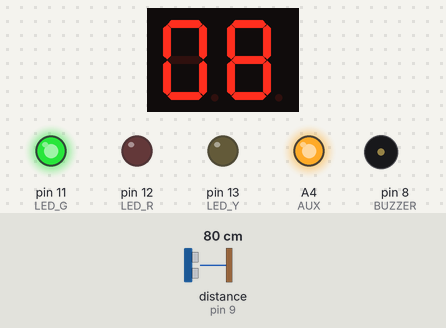
The sketch below on a simulated Arduino Uno, built with avr-gcc and run on an emulated ATmega328P. Parts: 2-digit seven-segment display, output pins drawn as LEDs (lit = HIGH), buzzer (waves = sounding). Wiring (inferred from the names in the program): 2-digit 7-segment display, segments lit when HIGH: segments pin 0, pin 1, pin 2, pin 3, pin 4, pin 5, pin 6, pin 7; digit selects A0, A1. Dashed ring = blinking. The test bench sets the inputs (shaded band); at power-on: distance to the obstacle (sensor on pin 9) 80 cm. The echo pulse lasts 58.3 µs per cm; the segment pins are drawn as the display they are named for; pins used as bus, display or sensor lines are not drawn.

Above: at 2.2 s.
2.3 s: distance to the obstacle (sensor on pin 9) set to 55 cm
At 3.9 s:
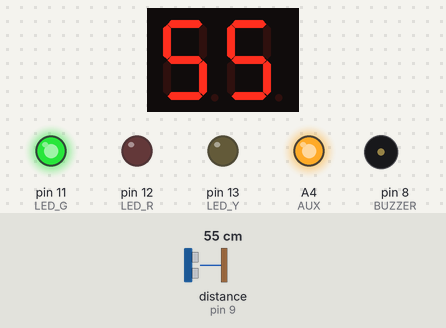
4.3 s: distance to the obstacle (sensor on pin 9) set to 47 cm
At 5.5 s:
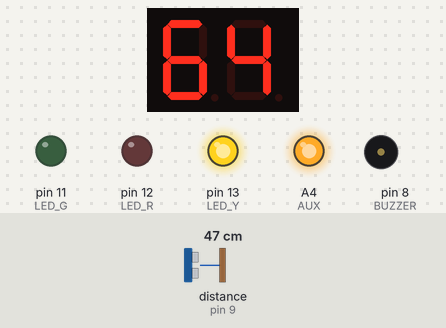
6.4 s: distance to the obstacle (sensor on pin 9) set to 35 cm
At 8.2 s:
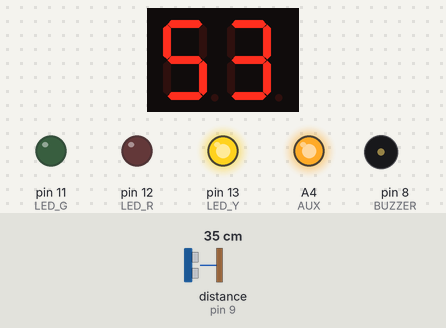
8.5 s: distance to the obstacle (sensor on pin 9) set to 29 cm
At 9.41 s:
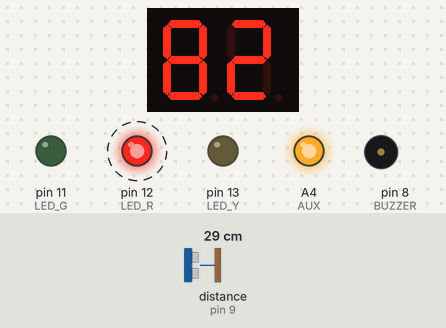
Timing chart, 0 to 12.0 s (numbered marks = the images above; inputs shaded):
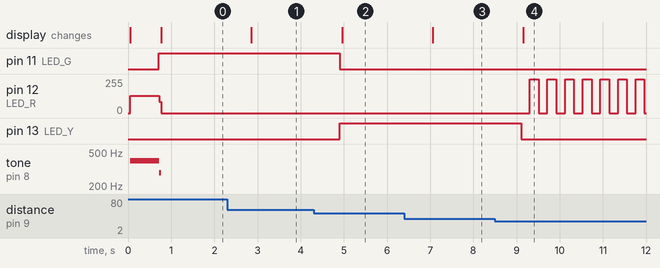

The sketch:

sensor_de_re.ino
```cpp
/***********************************************************************
  Programa criado por Walisson da Silva Soares e Laryssa Maria Duarte.
  Criado em 15 de janeiro de 2016.
  Ultima revisao feita em 22 de janeiro de 2016.
*/

#include <Ultrasonic.h>

int seg[] = {0, 1, 2, 3, 4, 5, 6, 7};
const byte sem_ponto[] = {B00111111, B00000110, B01011011, B01001111, B01100110, B01101101, B01111101, B00000111,
                    B01111111, B01101111}; // EM BINÁRIO
const byte com_ponto[] = {B10111111, B10000110, B11011011, B11001111, B11100110, B11101101, B11111101, B10000111,
                    B01111111, B01101111}; // EM BINÁRIO
const byte NULO = B00000000;
bool alto = true;

unsigned long atual, anterior = 0, tempo, b_anterior = 0;
int X1 = A0, X2 = A1, AUX = A4;
const int gatilho = 10; // pino TRIG do sensor ultrassônico
const int echo = 9; // pino ECHO do sensor ultrassônico
int LED_R = 12, LED_G = 11, LED_Y = 13, BUZZER = 8; // pinos dos LEDs e do BUZZER
float distancia_cm, aux; // para armazenar a distância em centímetros
int centena = 0, dezena = 0, unidade = 0;

Ultrasonic ultrasonic(gatilho, echo);

void setup(){
  for (int i = 0; i < 8; i++){
    pinMode(seg[i], OUTPUT);
  }

  pinMode(X1, OUTPUT);
  pinMode(X2, OUTPUT);
  pinMode(AUX, OUTPUT);
  pinMode(LED_R, OUTPUT);
  pinMode(LED_Y, OUTPUT);
  pinMode(LED_G, OUTPUT);
  pinMode(BUZZER, OUTPUT);

  digitalWrite(AUX, HIGH);
}

void loop(){
  atual = millis();

  if (atual - anterior >= 700){
    anterior = millis();
    tempo = ultrasonic.timing();
    distancia_cm = ultrasonic.convert(tempo, Ultrasonic::CM);  //centímetros

    if (distancia_cm > 4000) distancia_cm = aux;

    centena = distancia_cm / 100;
    dezena = ((int) distancia_cm % 100) / 10;
    unidade = (int) distancia_cm % 10;

    aux = distancia_cm;
  }

  // a distancia e inferior a 1 metro
  if (distancia_cm < 100){
    // colocar nivel baixo em todos os segmentos, evitando que se escreva o numero de um display em outro em um curto intervalo de tempo
    escreve_numero(NULO);

    // escrevendo a dezena
    digitalWrite(X1, HIGH);
    digitalWrite(X2, LOW);
    escreve_numero(sem_ponto[dezena]);

    // colocar nivel baixo em todos os segmentos, evitando que se escreva o numero de um display em outro em um curto intervalo de tempo
    escreve_numero(NULO);

    // escrevendo a unidade
    digitalWrite(X1, LOW);
    digitalWrite(X2, HIGH);
    escreve_numero(sem_ponto[unidade]);
  } else {
    // colocar nivel baixo em todos os segmentos, evitando que se escreva o numero de um display em outro em um curto intervalo de tempo
    escreve_numero(NULO);

    // escrevendo a centena seguida de um ponto
    digitalWrite(X1, HIGH);
    digitalWrite(X2, LOW);
    escreve_numero(com_ponto[centena]);

    // colocar nivel baixo em todos os segmentos, evitando que se escreva o numero de um display em outro em um curto intervalo de tempo
    escreve_numero(NULO);

    // escrevendo a dezena
    digitalWrite(X1, LOW);
    digitalWrite(X2, HIGH);
    escreve_numero(sem_ponto[dezena]);
  }

  // Oscila o LED vermelho e o Buzzer entre nivel alto e nivel baixo
  // (em um intervalo de tempo igual 10 vezes a distancia em cm), caso
  // a distancia seja inferior a 31 cm (ate 30.999... cm)
  if (distancia_cm < 31){
    if (atual - b_anterior >= distancia_cm * 7){
      b_anterior = millis();
      alto = !alto;
      digitalWrite(LED_R, alto);
      digitalWrite(BUZZER, alto);
    }

    digitalWrite(LED_Y, LOW);
    digitalWrite(LED_G, LOW);
  } else if (distancia_cm < 51){
    // Acende o LED amarelo, caso a distancia seja inferior a 51 cm (ate 50.999... cm)
    digitalWrite(LED_R, LOW);
    digitalWrite(LED_Y, HIGH);
    digitalWrite(LED_G, LOW);
    digitalWrite(BUZZER, LOW);
  } else {
    // Acende o LED verde, caso a distancia seja superior a 51 cm
    digitalWrite(LED_R, LOW);
    digitalWrite(LED_Y, LOW);
    digitalWrite(LED_G, HIGH);
    digitalWrite(BUZZER, LOW);
  }
}

// Funcao que escreve um numero no display
void escreve_numero(char m){
   for (int j = 0; j < 8; j++){
    digitalWrite(seg[j], bitRead(m, j));
  }

  if (m != NULO) delayMicroseconds(500);
}
```

Measured:
- the behaviour switches between 52 and 51 cm on distance to the obstacle (sensor on pin 9) (found by bisection; images 1 and 2)
- the behaviour switches between 32 and 31 cm on distance to the obstacle (sensor on pin 9) (found by bisection; images 3 and 4)
- after the input at 2.3 s, the display: changes after 0.56 s (image 1)
- after the input at 4.3 s, pin 11 (LED_G): HIGH → LOW after 0.61 s; pin 13 (LED_Y): LOW → HIGH after 0.61 s; the display: changes after 0.66 s (image 2)
- after the input at 6.4 s, the display: changes after 0.66 s (image 3)
- after the input at 8.5 s, pin 12 (LED_R): alternates 255/255 for 0.20 s and 0/255 for 0.20 s, starting after 0.81 s; pin 13 (LED_Y): HIGH → LOW after 0.60 s; the display: changes after 0.66 s (image 4)
